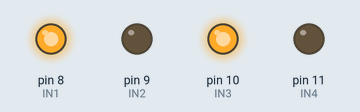
This sketch was run on a simulated Arduino Uno, built with avr-gcc and run on an emulated ATmega328P. Parts: output pins drawn as LEDs (lit = HIGH).

Above: at 0.02 s.
At 0.77 s:
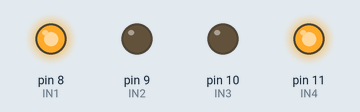
At 1.47 s:
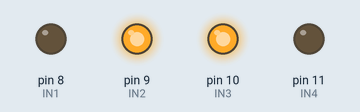
At 2.92 s:
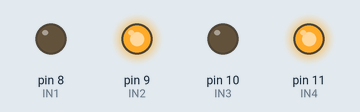
Timing chart, 0 to 3.2 s (numbered marks = the images above):
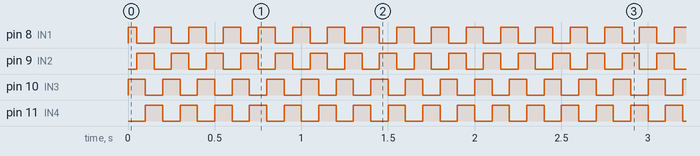

The sketch:

stepper_full-step.ino
```cpp
int IN1 = 8;
int IN2 = 9;
int IN3 = 10;
int IN4 = 11;

int krok[4][4] = {
  {1,0,1,0},
  {0,1,1,0},
  {0,1,0,1},
  {1,0,0,1}
};

void setup() {
  pinMode(IN1, OUTPUT);
  pinMode(IN2, OUTPUT);
  pinMode(IN3, OUTPUT);
  pinMode(IN4, OUTPUT);
}

void loop() {
  for(int i = 0; i < 4; i++){
    digitalWrite(IN1, krok[i][0]);
    digitalWrite(IN2, krok[i][1]);
    digitalWrite(IN3, krok[i][2]);
    digitalWrite(IN4, krok[i][3]);
    delay(50); // prędkość
  }
}
```

Measured:
- by itself, pin 8 (IN1), pin 9 (IN2), pin 10 (IN3), pin 11 (IN4): alternates HIGH for 0.10 s and LOW for 0.10 s
